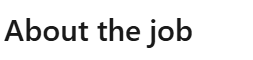
//> input picture mouse-tools/templates/about-the-job.png, 253 x 60 px
$ ./findTextImage templates/about-the-job.png   (built with g++ and OpenCV 4)
//> lines starting //> are read from the running program, lines starting //| are printed output that depends on the picture; after the words box and inside, x2 and y2 are one past the last pixel; in counts of white or black regions, pixels touching at a corner belong together
#include <windows.h>
#include <tesseract/baseapi.h>
#include <leptonica/allheaders.h>
#include <opencv2/opencv.hpp>
#include <iostream>
#include <string>
#include <vector>
#include <cstdlib>
#include <algorithm>
#include <regex>

struct OCRWord {
    std::string text;
    int x1, y1, x2, y2;
};

struct LineInfo {
    std::string text;
    std::vector<OCRWord> words;
};

std::string toLower(const std::string& s) {
    std::string out;
    for (char c : s) out += std::tolower(c);
    return out;
}

std::string escapeQuotes(const std::string& str) {
    std::string result;
    for (char c : str) {
        if (c == '"') result += "\\\"";
        else if (c == '\n') result += "\\n";
        else if (c == '\r') result += "\\r";
        else result += c;
    }
    return result;
}

Pix* mat8ToPix(const cv::Mat& mat) {
    Pix* pixs = pixCreate(mat.cols, mat.rows, 8);
    for (int y = 0; y < mat.rows; ++y)
        for (int x = 0; x < mat.cols; ++x)
            pixSetPixel(pixs, x, y, mat.at<uchar>(y, x));
    return pixs;
}

int main(int argc, char* argv[]) {
    SetProcessDPIAware();
//> (this line was passed over: SetProcessDPIAware is not available in this run)
    _putenv("TESSDATA_PREFIX=C:\\msys64\\ucrt64\\share\\tessdata\\");
//> (this line was passed over: _putenv is not available in this run)

    if (argc < 2) {
        std::cerr << "Usage: " << argv[0] << " <imagePath> [word1] [word2] ...\n";
        return 1;
    }

    std::string imagePath = argv[1];
    cv::Mat img = cv::imread(imagePath);
//> img is the input picture: 60 rows x 253 cols, CV_8UC3; min 25, max 255, mean 234.4
    if (img.empty()) {
        std::cerr << "Failed to load image: " << imagePath << "\n";
        return 1;
    }

    cv::Mat gray;
    cv::cvtColor(img, gray, cv::COLOR_BGR2GRAY);
    cv::resize(gray, gray, cv::Size(), 1.5, 1.5, cv::INTER_LINEAR);
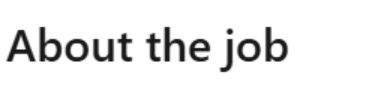
//> gray: 90 rows x 380 cols, CV_8UC1; min 25, max 255, mean 234.4
    gray.convertTo(gray, -1, 1.3, 0);
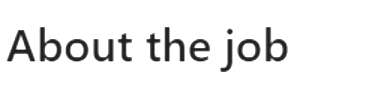
//> gray: 90 rows x 380 cols, CV_8UC1; 15.92% of pixels changed, all inside (x1, y1, x2, y2) = (5, 26, 289, 73)

//> (the run ends here: the program needs code that is not available in this run, at `Pix* image = mat8ToPix(gray);`)
